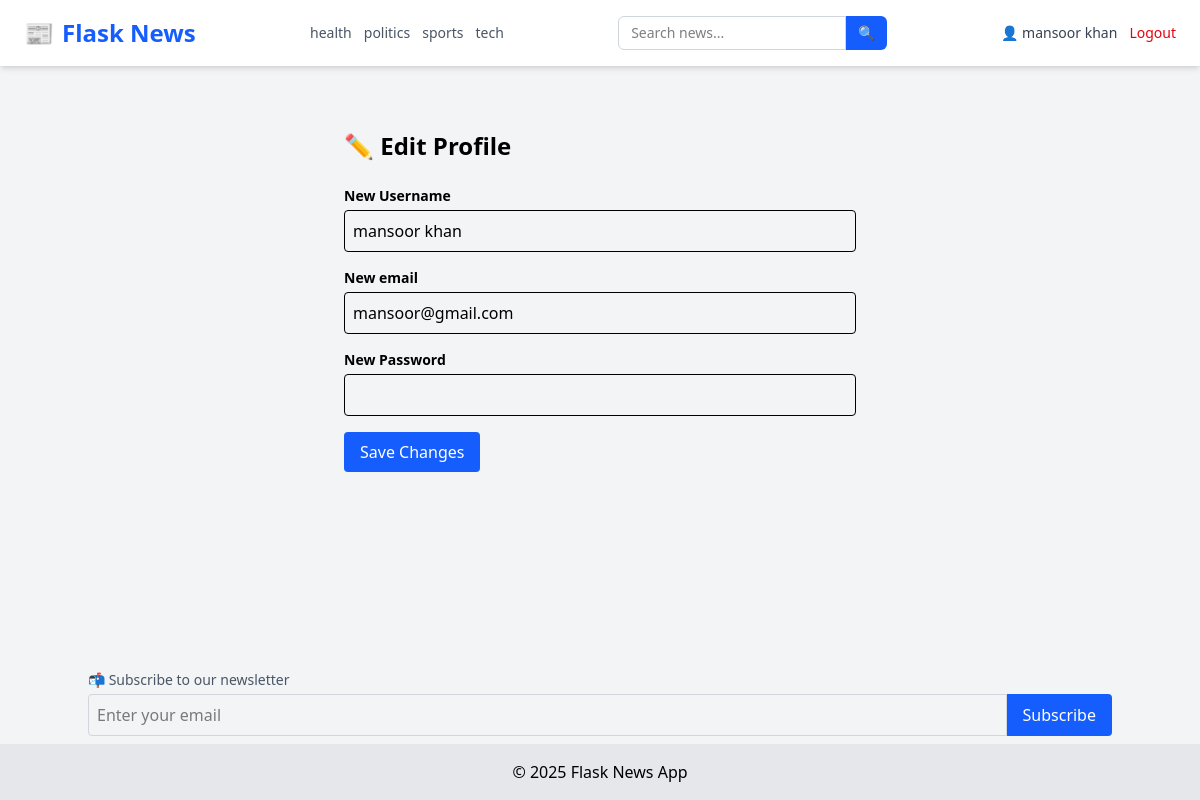
Screenshot of /edit-profile (signed in) with the database file from the repository.
### tables this page shows
CREATE TABLE categories (
            id INTEGER PRIMARY KEY AUTOINCREMENT,
            name TEXT UNIQUE NOT NULL
        );

CREATE TABLE users (
            id INTEGER PRIMARY KEY AUTOINCREMENT,
            username TEXT NOT NULL,
            email TEXT UNIQUE NOT NULL,
            password TEXT NOT NULL,
            role TEXT DEFAULT 'user'
        );

### app/user_routes.py (the view, shortened to what this page needs)
@user.route('/edit-profile', methods=['GET', 'POST'])
@login_required
def edit_profile():
    conn = sqlite3.connect(current_app.config['DATABASE'])
    c = conn.cursor()
    c.execute("SELECT username, email FROM users WHERE id = ?", (current_user.id,))
    user = c.fetchone()
    conn.close()
    return render_template('edit_profile.html', username=user[0], email=user[1])

### app/__init__.py (called while the page is built)
def create_app():
    app = Flask(__name__, instance_relative_config=True)
    app.config.from_object('config.Config')
    from app.routes import main
    app.register_blueprint(main)
    from app.admin_routes import admin
    app.register_blueprint(admin)
    from app.user_routes import user
    app.register_blueprint(user)
    init_db(app)
    login_manager.init_app(app)
    @login_manager.user_loader
    def user_loader(user_id):
        return load_user(user_id)
    @app.context_processor
    def inject_now():
        return {'now': datetime.now}
    @app.context_processor
    def inject_categories():
        conn = sqlite3.connect(current_app.config['DATABASE'])
        c = conn.cursor()
        c.execute("SELECT id, name FROM categories ORDER BY name ASC")
        categories = c.fetchall()
        conn.close()
        return {'categories': categories}
    return app

### app/models.py (called while the page is built)
def load_user(user_id):
    conn = sqlite3.connect(current_app.config['DATABASE'])
    c = conn.cursor()
    c.execute("SELECT id, username,email, role FROM users WHERE id = ?", (user_id,))
    row = c.fetchone()
    conn.close()
    if row:
        return User(*row)
    return None

### app/templates/edit_profile.html (shortened to what this page needs)
{% extends "layout.html" %} {% block title %}Edit Profile{% endblock %} {% block
content %}
<div class="max-w-lg mx-auto py-10">
  <h1 class="text-2xl font-bold mb-6">✏️ Edit Profile</h1>
  <form method="POST" class="space-y-4">
    <div>
      <label class="block text-sm font-semibold mb-1">New Username</label>
      <input
        type="text"
        name="username"
        value="{{ username }}"
        class="w-full border p-2 rounded"
      />
    </div>
    <div>
        <label class="block text-sm font-semibold mb-1">New email</label>
      <input
        type="email"
        name="email"
        value="{{ email }}"
        class="w-full border p-2 rounded"
      />
    </div>
    <div>
      <label class="block text-sm font-semibold mb-1">New Password</label>
      <input
        type="password"
        name="password"
        class="w-full border p-2 rounded"
      />
    </div>
    <button type="submit" class="bg-blue-600 text-white px-4 py-2 rounded">
      Save Changes
    </button>
    </div>
{% endblock %}

### app/templates/layout.html (shortened to what this page needs)
<!DOCTYPE html>
<html lang="en">
  <head>
    <link
      rel="stylesheet"
      href="https://cdnjs.cloudflare.com/ajax/libs/font-awesome/4.7.0/css/font-awesome.min.css"
    />
    <script src="https://cdn.jsdelivr.net/npm/@tailwindcss/browser@4"></script>
  </head>
  <body class="bg-gray-100 min-h-screen flex flex-col">
    <nav
      class="bg-white shadow-md px-6 py-4 flex flex-wrap md:flex-nowrap justify-between items-center"
    >
      <a
        href="/"
        class="text-2xl font-extrabold text-blue-600 flex items-center gap-2"
      >
        📰 <span>Flask News</span>
      </a>
      <div
        class="flex flex-wrap justify-center gap-3 mt-4 md:mt-0 md:ml-6 text-sm text-gray-600 font-medium"
      >
        {% for cat in categories %}
        <a
          href="{{ url_for('main.filter_by_category', name=cat[1]) }}"
          class="hover:text-blue-600 transition-colors"
        >
          {{ cat[1] }}
        </a>
        {% endfor %}
      </div>
      <form
        method="GET"
        action="{{ url_for('main.search') }}"
        class="flex mt-4 md:mt-0 md:ml-6"
      >
        <input
          type="text"
          name="q"
          placeholder="Search news..."
          required
          class="px-3 py-1.5 border rounded-l-md border-gray-300 focus:outline-none focus:ring focus:border-blue-500 text-sm"
        />
        <button
          type="submit"
          class="px-3 py-1.5 bg-blue-600 text-white rounded-r-md text-sm hover:bg-blue-700 transition-colors"
        >
          🔍
        </button>
      </form>
      <div class="flex items-center gap-3 mt-4 md:mt-0 md:ml-6 text-sm">
        {% if current_user.is_authenticated %}
        <a href="{{ url_for('user.user_profile', email=current_user.email) }}"
          ><span class="text-gray-700">👤 {{ current_user.username }}</span></a
        >
        <a href="/logout" class="text-red-600 hover:underline">Logout</a>
        {% else %}
        <a href="/login" class="text-blue-600 hover:underline">Login</a>
        <a href="/register" class="text-blue-600 hover:underline">Register</a>
        {% endif %}
      </div>
    </nav>
    <main class="flex-grow container mx-auto p-6">
       {% block content %}{% endblock %}
    </main>
    <div class="container mx-auto mb-2">
      <form action="{{ url_for('user.subscribe') }}" method="POST" class="mt-4">
        <label class="block text-sm text-gray-600 mb-1"
          >📬 Subscribe to our newsletter</label
        >
        <div class="flex">
          <input
            type="email"
            name="email"
            required
            placeholder="Enter your email"
            class="w-full p-2 rounded-l border border-gray-300"
          />
          <button type="submit" class="bg-blue-600 text-white px-4 rounded-r">
            Subscribe
          </button>
        </div>
      </form>
    </div>
    <footer class="bg-gray-200 text-center py-4">
      &copy; {{ now().year }} Flask News App
    </footer>
  </body>
</html>

### rows the page displays
categories: name "health"
categories: name "politics"
categories: name "sports"
categories: name "tech"
users: username "mansoor khan", email "mansoor@gmail.com"
